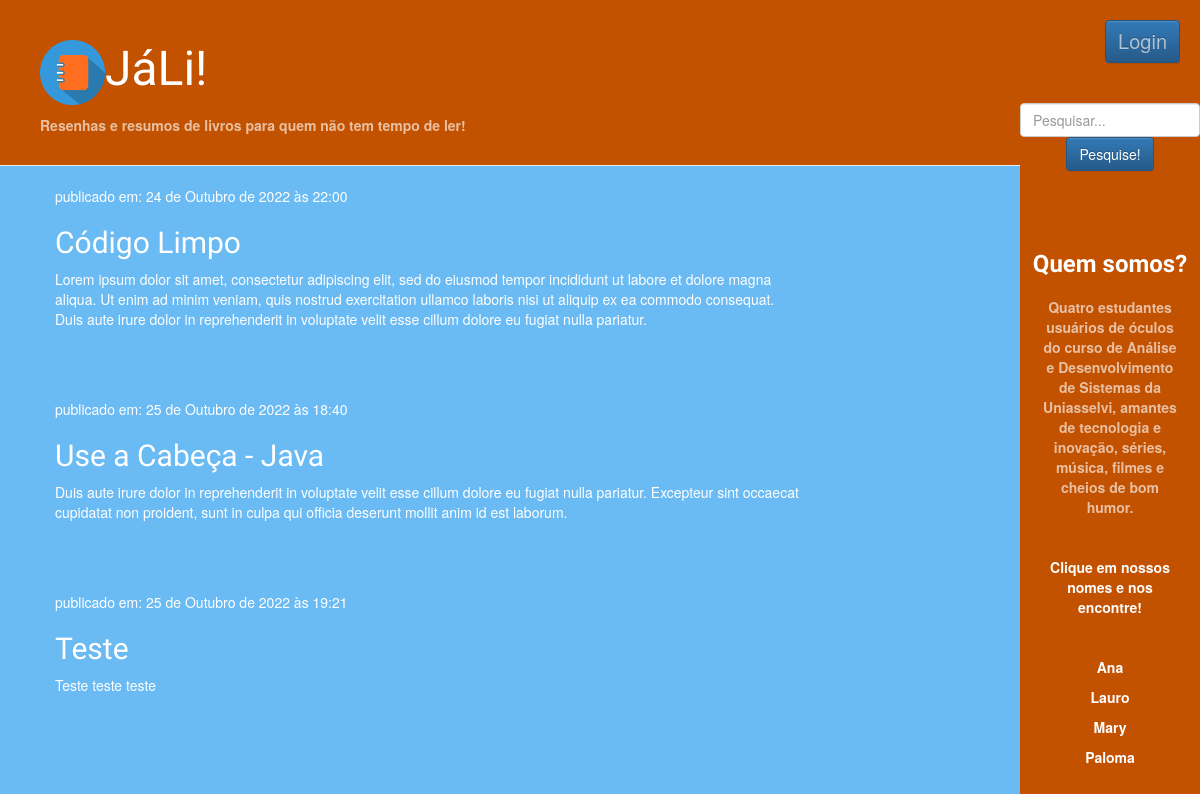
Before: / with the older database file.
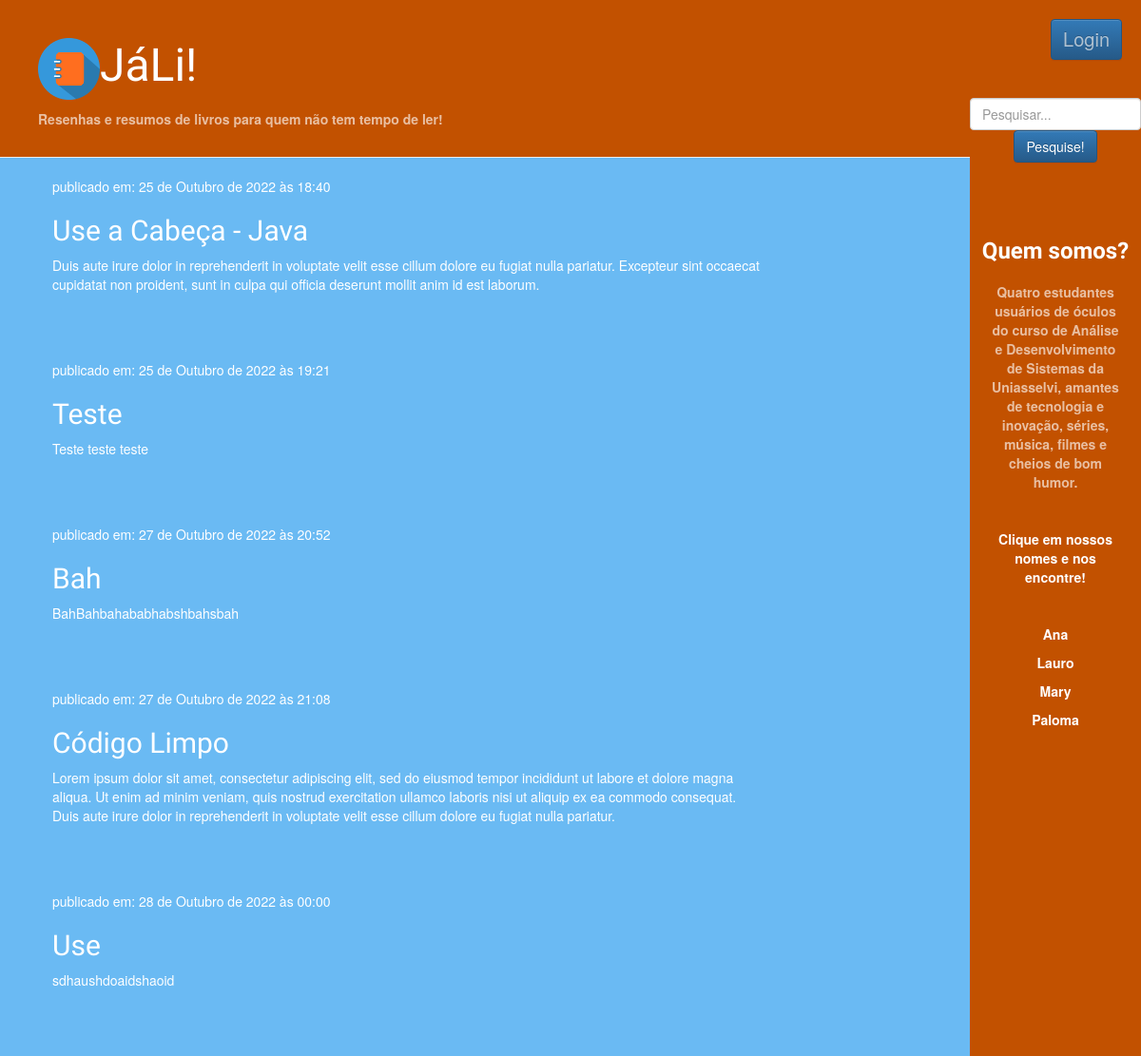
After: the same page with the newer database file.
### home/models.py (models this page shows, shortened)
class Resenha(models.Model):
    autor = models.ForeignKey(settings.AUTH_USER_MODEL, on_delete=models.CASCADE)
    titulo = models.CharField(max_length=200)
    texto = models.TextField()
    data_criacao = models.DateTimeField(default=timezone.now)
    data_publicacao = models.DateTimeField(blank=True, null=True)

### home/views.py (the view)
# urls.py: path('', views.lista_resenhas, name='lista_resenhas'),
def lista_resenhas(request):
    resenhas = Resenha.objects.filter(data_publicacao__lte=timezone.now()).order_by('data_publicacao')
    busca = request.GET.get('busca')
    if busca:
        resenhas = Resenha.objects.filter(titulo__icontains=busca)
    return render(request, 'home/lista_resenhas.html', {'resenhas': resenhas})

### home/templates/home/lista_resenhas.html
{% extends 'home/base.html' %}
{% block content %}
        {% for resenha in resenhas %}
            <div class="resenha">
                <p>publicado em: {{ resenha.data_publicacao }}</p>
                <h2><a href="{% url 'detalhe_resenha' pk=resenha.pk %}">{{ resenha.titulo }}</a></h2>
                <p>{{ resenha.texto|linebreaksbr }}</p>
            </div>
        {% endfor %}
{% endblock %}

### home/templates/home/base.html (shortened to what this page needs)
{% load static %}
<html>
    <head>
        <link rel="stylesheet" href="//maxcdn.bootstrapcdn.com/bootstrap/3.2.0/css/bootstrap.min.css">
        <link rel="stylesheet" href="//maxcdn.bootstrapcdn.com/bootstrap/3.2.0/css/bootstrap-theme.min.css">
        <link rel="stylesheet" href="{% static 'css/home.css' %}">
    </head>
    <body>
        <div class="page-header">
            <h1><a href="/"><img src="{% static 'images/Book-icon.png' %}" alt="imagem_livro_fechado">JáLi!</a></h1>
            <p>Resenhas e resumos de livros para quem não tem tempo de ler!</p>
        </div>
        <aside class="aside">
            <form action="." method="GET">
                {% if user.is_authenticated %}
                    <div class="login"><button class="btn btn-primary"><a href="/accounts/logout/">Logout</a></button></div>
                    <a href="{% url 'nova_resenha' %}" class="top-menu"><span class="glyphicon glyphicon-plus"></span></a>
                {% else %}
                    <div class="login"><button class="btn btn-primary"><a href="/accounts/login">Login</a></button></div>
                {% endif %}
                <div class="busca">
                    <input type="text" name="busca" id="busca" class="form-control" placeholder="Pesquisar...">
                    <input type="submit" class="btn btn-primary" value="Pesquise!">
                </div>
            </form>
            <div class="informacoes">
                <h3>Quem somos?</h3>
                <p>Quatro estudantes usuários de óculos do curso de Análise e Desenvolvimento de Sistemas da Uniasselvi, amantes de tecnologia e inovação, séries, música, filmes e cheios de bom humor.</p>
                <br>
                <p class="nomes">Clique em nossos nomes e nos encontre!</p>
                <br>
                <a href="https://www.instagram.com/anacarolinalp_20"><p class="nomes">Ana</p></a>
                <a href="https://www.instagram.com/laurodx"><p class="nomes">Lauro</p></a>
                <a href="https://www.instagram.com/marilia.pereiracamargo"><p class="nomes">Mary</p></a>
                <a href="https://www.linkedin.com/in/paloma-c-s-soares-90a9211a5"><p class="nomes">Paloma</p></a>
            </div>
        </aside>
        <div class="content container">
            <div class="row">
                <div class="col-md-8">
                {% block content %}
                {% endblock %}
                </div>
            </div>
        </div>
    </body>
</html>

### home/static/css/home.css (style rules this page uses)
.page-header { background-color: #C25100; margin-top: 0; padding: 20px 20px 20px 40px; }
.page-header img { width: 65px; height: 65px; }
.page-header h1, .page-header h1 a, .page-header h1 a:visited, .page-header h1 a:active { color: #ffffff; font-size: 36pt; text-decoration: none; }
.page-header p { color: #ffffffa2; font-weight: bold; }
.page-header ul, li, button, a { color: #ffffffa2; }
.page-header ul, li, button, a:hover { color: #ffffff; font-weight: bold; }
body { background-color: rgb(106, 186, 243); }
.aside { width: 15%; height: 100%; position: fixed; right: 0; top: 0; background-color: #C25100; text-align: center; }
.aside button { float: right; font-size: 15pt; margin-right: 20px; margin-top: 20px; margin-bottom: 40px; }
.aside a, input { align-items: center; }
.aside h3 { margin-top: 80px; align-items: center; color: #ffffff; font-weight: bold; }
.aside p { margin-top: 20px; margin-left: 20px; margin-right: 20px; align-items: center; color: #ffffffa2; font-weight: bold; }
.aside p.nomes { margin-top: 10px; align-items: center; color: #ffffff; font-weight: bold; }
.content { margin-left: 40px; }
h1, h2, h3, h4 { font-family: 'Lobster', cursive; }
.resenha { margin-bottom: 70px; }
.resenha h2, h2 a, .resenha h2 a:visited { color: #ffffff; }
.resenha p { color: #ffffff; }

Changed rows visible on the page:
added Resenha: data_publicacao "27 de Outubro de 2022 às 20:52", titulo "Bah", texto "BahBahbahababhabshbahsbah"
changed Resenha "Código Limpo": data_publicacao "24 de Outubro de 2022 às 22:00" → "27 de Outubro de 2022 às 21:08"; moves down the list
added Resenha: data_publicacao "28 de Outubro de 2022 às 00:00", titulo "Use", texto "sdhaushdoaidshaoid"
